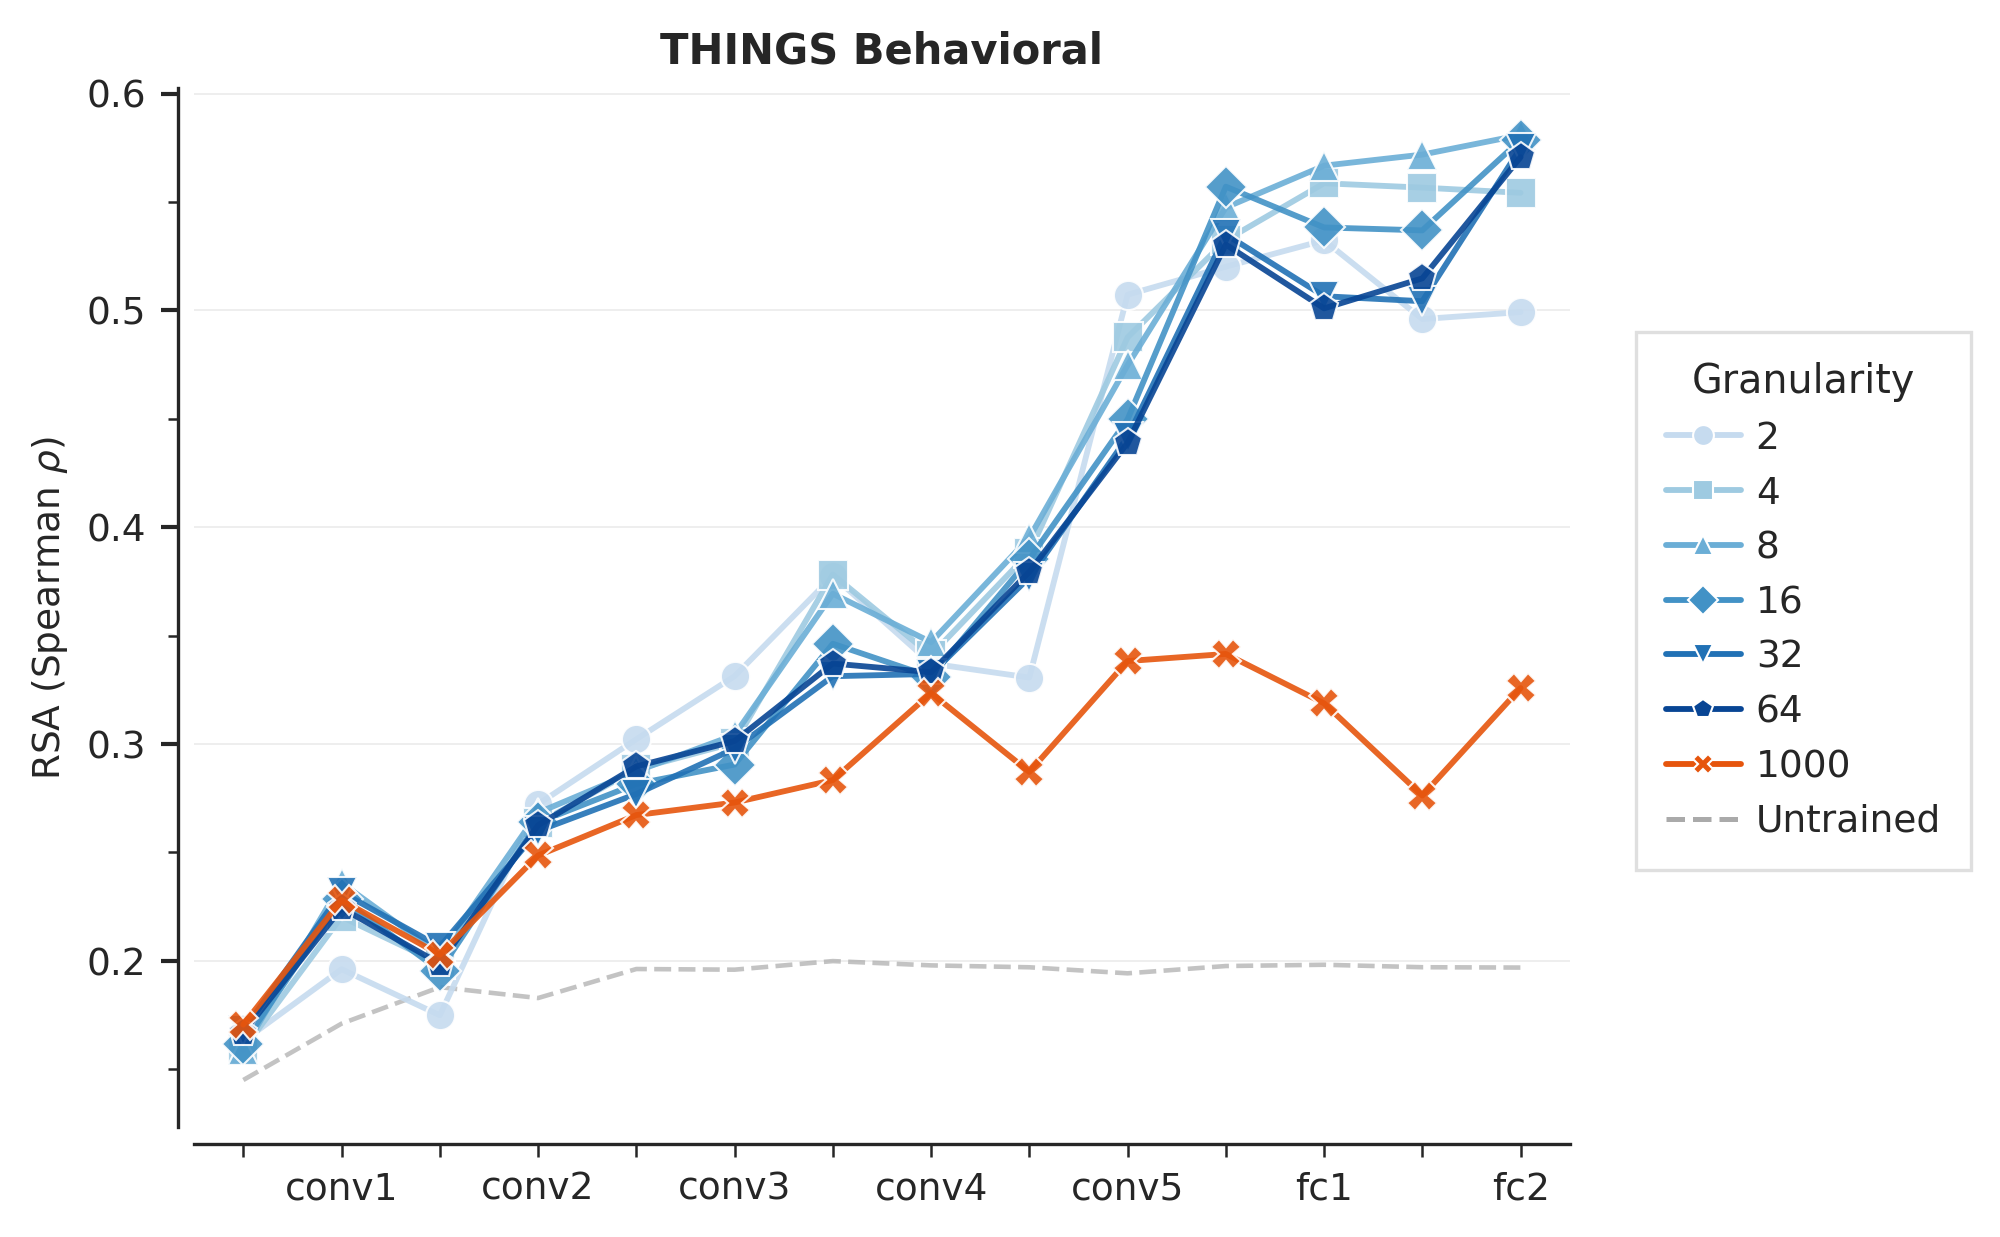

Write the Python code that produced this figure.
"""Supplementary Figure S3B: Per-Layer Behavioral Alignment (CLIP labels, CustomCNN).

Full per-layer RSA profiles for all 7 granularity levels + untrained,
averaged across seeds. THINGS behavioral similarity (no subjects/regions).

Layout: Single panel with legend on the right.

Usage:
    python manuscript/figures/supplementary/supp_s3b_per_layer_behavioral.py
"""

import sys
import matplotlib.pyplot as plt

sys.path.insert(0, ".")
from manuscript.figures.fig_utils import (
    setup_style, plot_per_layer_panel, build_per_layer_legend, GRAN_CFGS,
)

OUTPUT = "manuscript/figures/supplementary/supp_s3b_per_layer_behavioral.png"
PCA_FOLDER = "pca_labels_clip"


def main():
    setup_style()
    plt.rcParams.update({
        "axes.labelsize": 10,
        "axes.titlesize": 11,
        "xtick.labelsize": 9,
        "ytick.labelsize": 9,
        "axes.linewidth": 0.8,
        "xtick.major.width": 0.8,
        "ytick.major.width": 0.8,
    })

    fig, ax = plt.subplots(1, 1, figsize=(7, 4.5))
    fig.subplots_adjust(right=0.78)

    plot_per_layer_panel(ax, "things-behavior", "N/A", pca_folder=PCA_FOLDER,
                         title="THINGS Behavioral", show_ylabel=True,
                         show_xlabel=True, gran_levels=GRAN_CFGS)
    for line in ax.get_lines():
        if line.get_marker() and line.get_marker() != 'None':
            line.set_markersize(7)

    # Legend on the right side
    handles = build_per_layer_legend(GRAN_CFGS)
    fig.legend(handles=handles, loc="center right", fontsize=9,
               frameon=True, fancybox=False, framealpha=0.92,
               edgecolor="#dddddd", borderpad=0.8,
               handletextpad=0.4, labelspacing=0.5,
               title="Granularity", title_fontsize=9.5,
               bbox_to_anchor=(0.98, 0.5))

    fig.savefig(OUTPUT, dpi=300, bbox_inches="tight",
                facecolor="white", edgecolor="none")
    print(f"Saved -> {OUTPUT}")
    plt.close()


if __name__ == "__main__":
    main()
